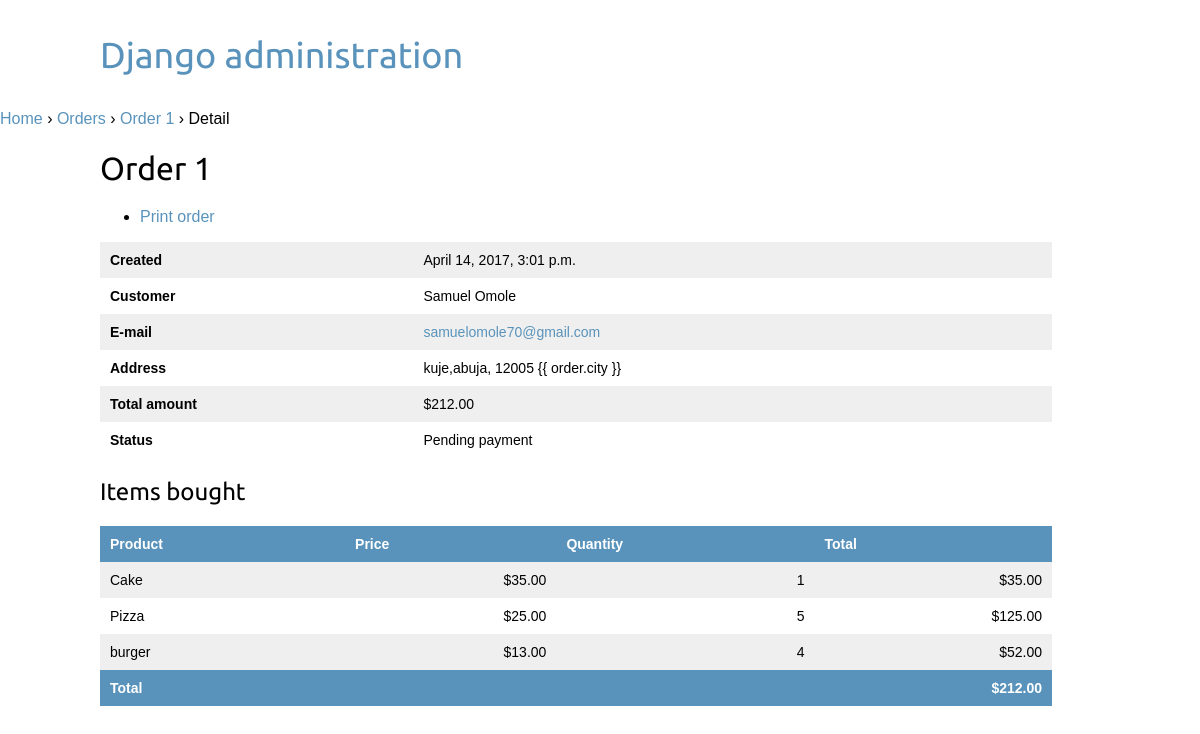
/orders/admin/order/1/ (signed in), run on the app's committed database.
### orders/models.py (models this page shows, shortened)
class Order(models.Model):
    first_name = models.CharField(max_length=50)
    last_name = models.CharField(max_length=50)
    email = models.EmailField()
    address = models.CharField(max_length=250)
    postal_code = models.CharField(max_length=20)
    city = models.CharField(max_length=100)
    created = models.DateTimeField(auto_now_add=True)
    updated = models.DateTimeField(auto_now=True)
    paid = models.BooleanField(default=False)
    coupon = models.ForeignKey(Coupon,
                               related_name='orders',
                               null=True,
                               blank=True)
    discount = models.IntegerField(default=0,
                                   validators=[MinValueValidator(0),
                                               MaxValueValidator(100)])
    class Meta:
        ordering = ('-created',)
    def get_total_cost(self):
        total_cost = sum(item.get_cost() for item in self.items.all())
        return total_cost - total_cost * \
                            (self.discount / Decimal('100'))

class OrderItem(models.Model):
    order = models.ForeignKey(Order, related_name='items')
    product = models.ForeignKey(Product,
                                related_name='order_items')
    price = models.DecimalField(max_digits=10, decimal_places=2)
    quantity = models.PositiveIntegerField(default=1)
    def get_cost(self):
        return self.price * self.quantity

### shop/models.py (models this page shows, shortened)
class Product(models.Model):
    category = models.ForeignKey(Category,
                                 related_name='products')
    name = models.CharField(max_length=200, db_index=True)
    slug = models.SlugField(max_length=200, db_index=True)
    image = models.ImageField(upload_to='products/%Y/%m/%d',
                              blank=True)
    description = models.TextField(blank=True)
    price = models.DecimalField(max_digits=10, decimal_places=2)
    stock = models.PositiveIntegerField()
    available = models.BooleanField(default=True)
    created = models.DateTimeField(auto_now_add=True)
    updated = models.DateTimeField(auto_now=True)
    class Meta:
        ordering = ('name',)
        index_together = (('id', 'slug'),)

### orders/views.py (the view)
# urls.py: url(r'^admin/order/(?P<order_id>\d+)/$',views.admin_order_detail,name='admin_order_detail'),
@staff_member_required
def admin_order_detail(request, order_id):
    order = get_object_or_404(Order, id=order_id)
    return render(request,
                  'admin/orders/order/detail.html',
                  {'order': order})

### cart/context_processors.py (called while the page is built)
def cart(request):
    return {'cart': Cart(request)}

### orders/templates/admin/orders/order/detail.html (shortened to what this page needs)
{% extends "admin/base_site.html" %}
{% load static %}
{% block extrastyle %}
<link rel="stylesheet" type="text/css" href="{% static "css/admin.css" %}" />
{% endblock %}
{% block breadcrumbs %}
<div class="breadcrumbs">
<a href="{% url "admin:index" %}">Home</a> &rsaquo;
<a href="{% url "admin:orders_order_changelist" %}">Orders</a>
&rsaquo;
<a href="{% url "admin:orders_order_change" order.id %}">Order {{order.id }}</a>
&rsaquo; Detail
</div>
{% endblock %}
{% block content %}
<h1>Order {{ order.id }}</h1>
<ul class="object-tools">
<li>
<a href="#" onclick="window.print();">Print order</a>
</li>
</ul>
<table>
<tr>
<th>Created</th>
<td>{{ order.created }}</td>
</tr>
<tr>
<th>Customer</th>
<td>{{ order.first_name }} {{ order.last_name }}</td>
</tr>
<tr>
<th>E-mail</th>
<td><a href="mailto:{{ order.email }}">{{ order.email }}</a></td>
</tr>
<tr>
    <th>Address</th>
<td>{{ order.address }}, {{ order.postal_code }} {{ order.city
}}</td>
</tr>
<tr>
<th>Total amount</th>
<td>${{ order.get_total_cost }}</td>
</tr>
<tr>
<th>Status</th>
<td>{% if order.paid %}Paid{% else %}Pending payment{% endif %}</
</tr>
</table>
<div class="module">
<div class="tabular inline-related last-related">
<table>
<h2>Items bought</h2>
<thead>
<tr>
<th>Product</th>
<th>Price</th>
<th>Quantity</th>
<th>Total</th>
</tr>
</thead>
<tbody>
    {% for item in order.items.all %}
<tr class="row{% cycle "1" "2" %}">
<td>{{ item.product.name }}</td>
<td class="num">${{ item.price }}</td>
<td class="num">{{ item.quantity }}</td>
<td class="num">${{ item.get_cost }}</td>
</tr>
{% endfor %}
<tr class="total">
<td colspan="3">Total</td>
<td class="num">${{ order.get_total_cost }}</td>
</tr>
</tbody>
</table>
</div>
</div>
{% endblock %}

### shop/static/css/base.css (style rules this page uses)
body { margin:0; padding:0; font-family:helvetica, sans-serif; }
h1, h2, h3, h4, h5 , h6 { font-family: 'Ubuntu', sans-serif; font-weight:normal; }
a { text-decoration:none; color:#5993bb; }
table { width:100%; border-spacing:0; border-collapse: collapse; }
table th, table td { text-align:left; font-size:14px; padding:10px; margin:0; }
tbody tr:nth-child(odd) { background:#efefef; }
thead th, tbody tr.total { background:#5993bb; color:#fff; font-weight:bold; }
tbody td.num { text-align:right; }
#header { padding:10px 100px; font-size:18px; overflow:auto; }
#content { padding:0 100px; overflow:hidden; }
#main { float:left; width: 96%; margin-right:-220px; overflow:hidden; }

### orders/static/css/admin.css (style rules this page uses)
table { width:100%; }
.module { margin:20px 0; }
.num { text-align:right; }
.total { background:#417690; color:#fff; font-weight:bold; }

### data on the page
Order: id "1", created "April 14, 2017, 3:01 p.m.", first_name "Samuel", last_name "Omole", email "samuelomole70@gmail.com", address "kuje,abuja", postal_code "12005", get_total_cost "212.00"
OrderItem: product.name "Cake", price "35.00", quantity "1", get_cost "35.00"
OrderItem: product.name "Pizza", price "25.00", quantity "5", get_cost "125.00"
OrderItem: product.name "burger", price "13.00", quantity "4", get_cost "52.00"
